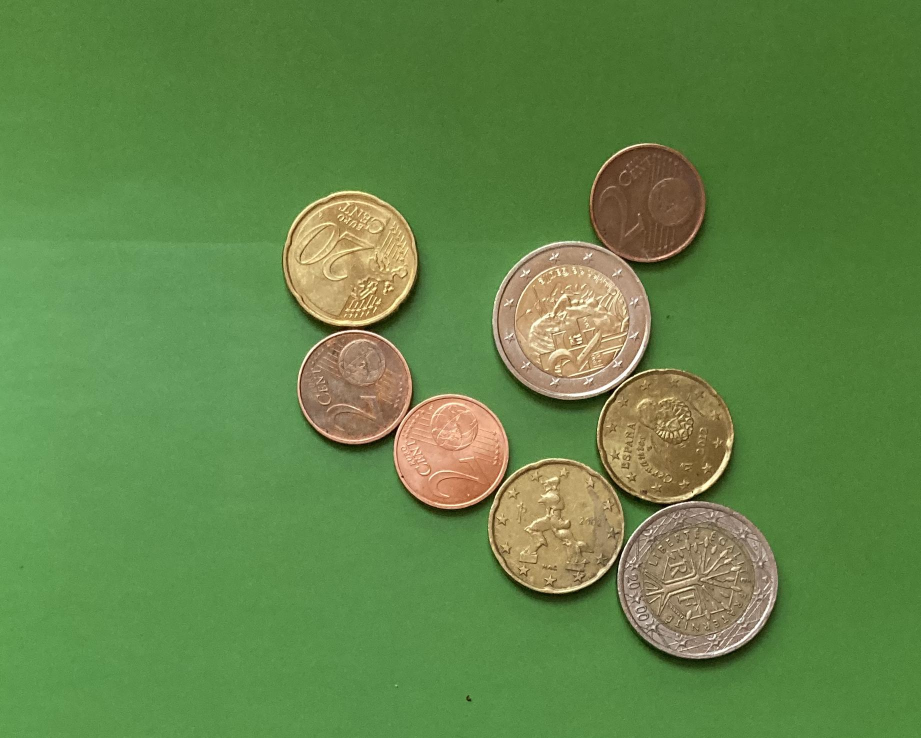
%> input picture Images/M7.jpg, 1842 x 1476 px (shown at 1/2 size)
$ octave 'Question 1.1 Calcule de la somme pour l'"'"'image M7.m'   (GNU Octave 9; MATLAB toolbox functions it lacks are replaced by stand-ins)
%> lines starting %> are read from the running program, lines starting %| are printed output that depends on the picture; in (x1, y1, x2, y2) boxes, pixels count from 0 and x2, y2 are one past the last pixel; in counts of white or black regions, pixels touching at a corner belong together; the program's own positions count from 1
clear all, close all, clc ;
pkg load image;
pkg load signal;

Ia = imread('M7.jpg');
%> Ia is the input picture: size 1476x1842x3 uint8; mean R, G, B 98.5, 133.8, 72
%étendre la dynamique

Aa = imadjust(Ia, [0.2 0.7], [0 1]);

% Normalisation des images dans le canal rouge et vert
A1=double(Aa(:,:,1));
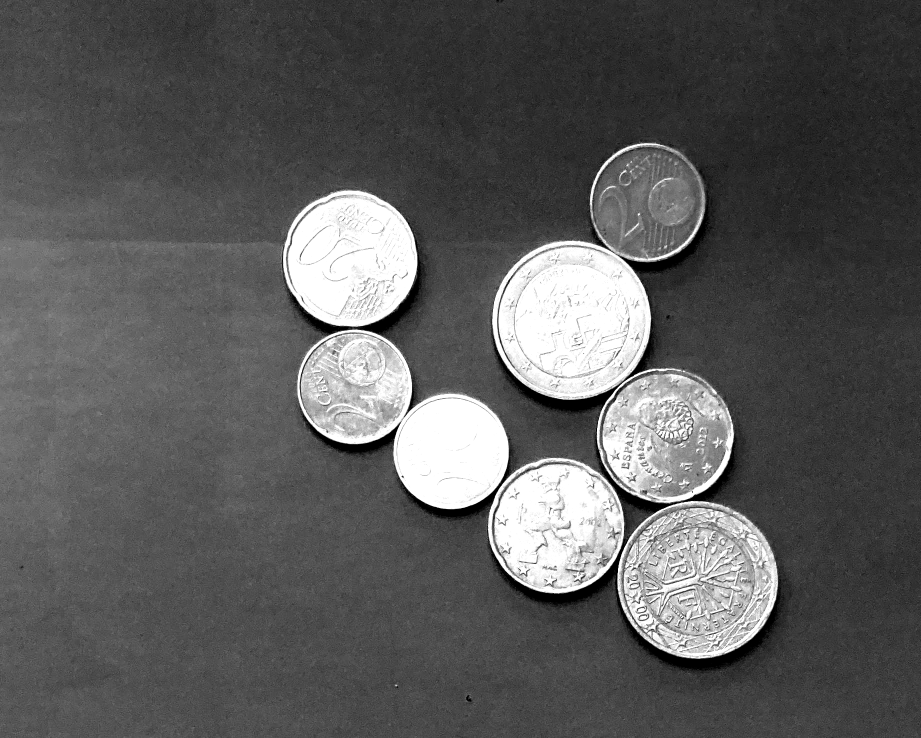
%> A1: size 1476x1842 double (shown at 1/2 size); min 0, max 255, mean 91
A2=double(Aa(:,:,2));
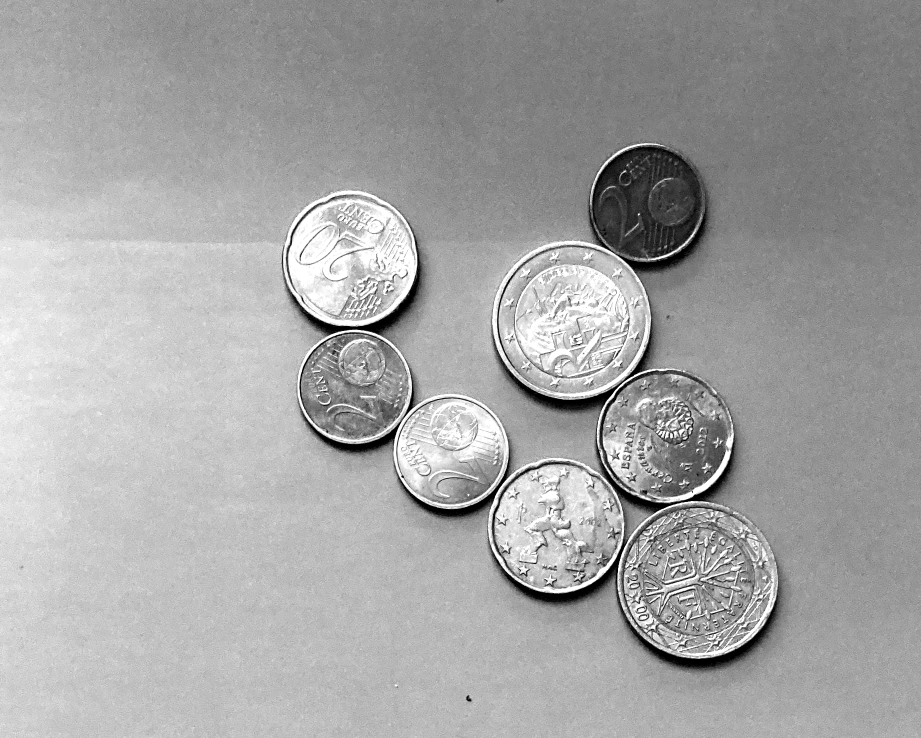
%> A2: size 1476x1842 double (shown at 1/2 size); min 0, max 255, mean 164.4
%A3=double(A(:,:,3));

A1 = A1./max(max(A1));
A2 = A2./max(max(A2));

% binarisation manuelle
%SE=strel ("diamond", 7);

Ab1 = im2bw(A1,0.6);
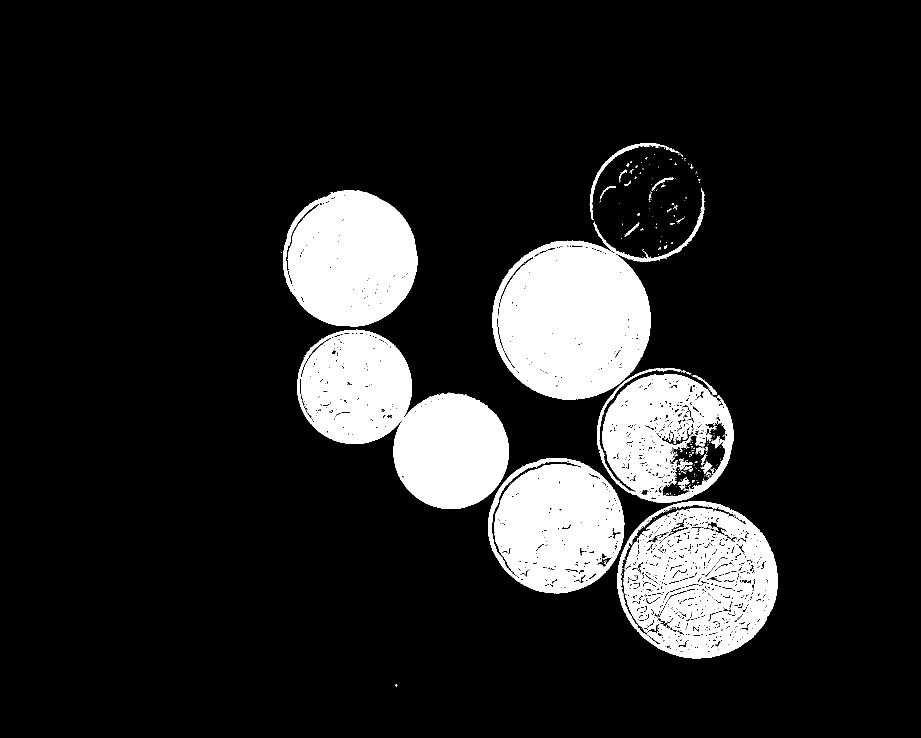
%> Ab1: size 1476x1842 logical (shown at 1/2 size); 13.9% white; 306 white regions (268 under 20 px), largest, box (x1, y1, x2, y2) and area: (595, 659, 1018, 1018) 80853, (984, 376, 1409, 799) 79097, (1235, 1002, 1556, 1317) 62949

Ab1=imfill(Ab1,'holes');
%> Ab1: size 1476x1842 logical; 15.3% white; 119 white regions (93 under 20 px), largest, box (x1, y1, x2, y2) and area: (595, 659, 1018, 1018) 83306, (984, 376, 1409, 799) 81095, (1235, 1002, 1556, 1317) 78992


Ab2 = ~im2bw(A2,0.3);
%> Ab2: size 1476x1842 logical; 3.7% white; 1720 white regions (1556 under 20 px), largest, box (x1, y1, x2, y2) and area: (1176, 290, 1419, 547) 42043, (978, 1052, 1562, 1341) 13054, (987, 623, 1308, 825) 6386
Ab2=imfill(Ab2,'holes');
%> Ab2: size 1476x1842 logical; 3.8% white; 1720 white regions (1555 under 20 px), largest, box (x1, y1, x2, y2) and area: (1176, 290, 1419, 547) 44346, (978, 1052, 1562, 1341) 13108, (987, 623, 1308, 825) 6412
SE=strel ("diamond", 3);
Ab2=imerode(Ab2,SE);
%> Ab2: size 1476x1842 logical; 2.3% white; 67 white regions (46 under 20 px), largest, box (x1, y1, x2, y2) and area: (1187, 294, 1402, 513) 36593, (1253, 1199, 1557, 1338) 4527, (1002, 1106, 1241, 1207) 3357
Ab2=imdilate(Ab2,SE);
%> Ab2: size 1476x1842 logical; 2.9% white; 36 white regions

% Labelisé Ab2 pour détecter le nombre d'objets afin de supprimer ceux qui ne sont pas circulaires
[I_lab, n] = bwlabel(Ab2, 4);
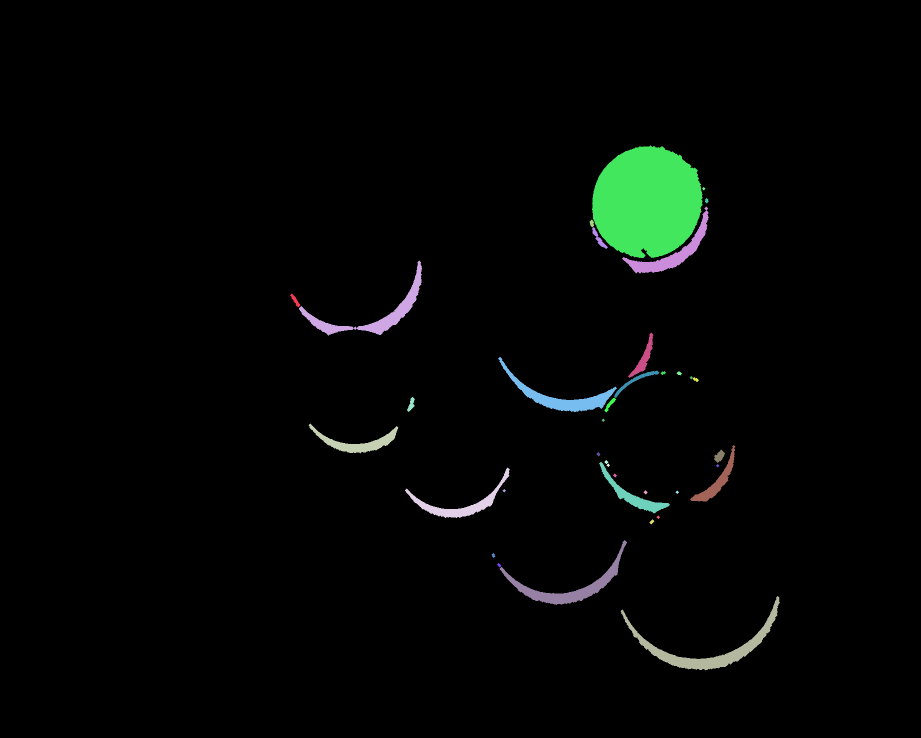
%> I_lab: size 1476x1842 double (shown at 1/2 size); 38 distinct labels, from 0 to 37; one colour per label, 0 black
%> n = 37
figure,
imagesc(Ab2),colormap(gray)
colorbar,
title(['image  Ab2 labellisée contenant ',num2str(n),' objet(s)']);
reg = regionprops(I_lab,'Area','BoundingBox');
%> reg = 37 regions; largest, box (x1, y1, x2, y2) and Area: (1184, 291, 1405, 516) 38594, (1241, 1192, 1560, 1341) 6869, (598, 521, 844, 671) 5304, (999, 1080, 1254, 1210) 5160, (996, 714, 1234, 824) 4694

aire= cat(1,reg.Area);
%> aire = 37 values, max 38594 at index 12, min 25 at index 10, mean 2154.9
boundy = cat(1,reg.BoundingBox);
%> boundy = 37 rows, first 8: [580.5 587.5 21 27; 598.5 521.5 246 150; 617.5 847.5 180 60; 810.5 935.5 210 101; 814.5 794.5 16 30; 983.5 1106.5 8 10; 994.5 1126.5 9 9; 996.5 714.5 238 110]

for i = 1:numel(reg)
    % Récupère les propriétés de la bounding box
    bbox = reg(i).BoundingBox;
    % Récupère les surfaces de l'objet
    size = reg(i).Area;
    % supprime l'objet de petite taille de l'image binaire dans le canal vert
    if size < 30000

        x = round(bbox(1));
        y = round(bbox(2));
        width = round(bbox(3));
        height = round(bbox(4));
        Ab2(y:y+height-1, x:x+width-1) = 0;
    end
end
%> this loop made 37 passes
%> (bbox, size, x, y, width, height) on passes 1, 2, 3, 4, 5, 6, 7, 8, 9, 10, 11, 13: ([580.5 587.5 21 27], 190, 581, 588, 21, 27), ([598.5 521.5 246 150], 5304, 599, 522, 246, 150), ([617.5 847.5 180 60], 2900, 618, 848, 180, 60), ([810.5 935.5 210 101], 3381, 811, 936, 210, 101), ([814.5 794.5 16 30], 227, 815, 795, 16, 30), ([983.5 1106.5 8 10], 42, 984, 1107, 8, 10), ([994.5 1126.5 9 9], 39, 995, 1127, 9, 9), ([996.5 714.5 238 110], 4694, 997, 715, 238, 110), ([999.5 1080.5 255 130], 5160, 1000, 1081, 255, 130), ([1005.5 978.5 7 7], 25, 1006, 979, 7, 7), ([1179.5 439.5 9 16], 92, 1180, 440, 9, 16), ([1184.5 454.5 32 44], 358, 1185, 455, 32, 44)
%> (bbox, size) on pass 12: ([1184.5 291.5 221 225], 38594)
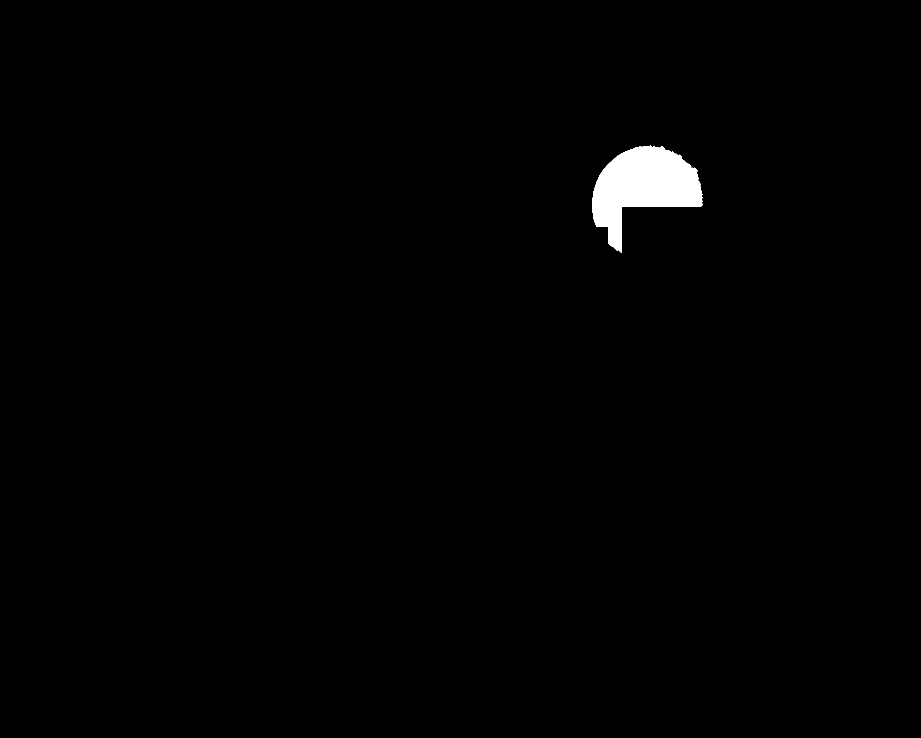
%> Ab2: size 1476x1842 logical (shown at 1/2 size); 0.91% white; 1 white region, box (x1, y1, x2, y2) and area: (1184, 291, 1405, 505) 24839
Ab2=Ab2;


%additin des images binaires du canal vert et rouge
Ab=Ab1+Ab2;
Ab=im2bw(Ab);
%> Ab: size 1476x1842 logical; 16.2% white; 58 white regions (44 under 20 px), largest, box (x1, y1, x2, y2) and area: (984, 286, 1409, 799) 107421, (595, 659, 1018, 1018) 83306, (1235, 1002, 1556, 1317) 78992

Ab=imfill(Ab,'holes');

%erosion
se=strel ("diamond", 3);
for i=1:2
 ie1=imerode(Ab,se);
 ie2=ie1;
endfor
ie=ie2;
figure,
imagesc(ie);colormap(gray);
for i=1:2
 id1=imerode(ie,se);
 id2=id1;
endfor
id=id1;

% Image labelisé contenant nombre d'objet
[L, num] = bwlabel(id, 4);
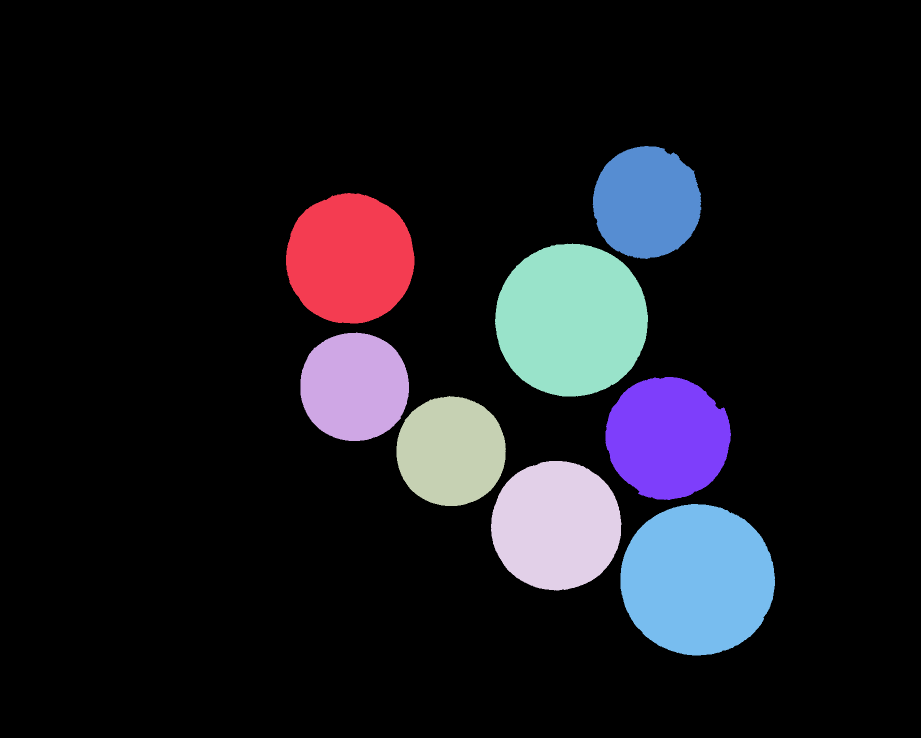
%> L: size 1476x1842 double (shown at 1/2 size); 10 distinct labels, from 0 to 9; one colour per label, 0 black
%> num = 9

figure,
imagesc(id),colormap(gray)
colorbar,
title(['image labellisee contenant ',num2str(num),' objet(s)']);
% Détection des contours
[B,L] = bwboundaries(id,4);
%> B = 9 boundaries; largest, box (x1, y1, x2, y2) and points: (990, 487, 1296, 793) 873, (1241, 1008, 1550, 1311) 872, (982, 922, 1243, 1181) 741, (572, 386, 829, 647) 739, (1211, 754, 1462, 1000) 715

title(['image labellisee contenant ',num2str(num),' objet(s)']);
hold on
% tracé un contour vert autour de chaque objet détecté
for k = 1:length(B)
   boundary = B{k};
   plot(boundary(:,2), boundary(:,1), 'r', 'LineWidth', 2)
end
%> this loop made 9 passes
%> boundary on pass 9: [342 1390; 342 1390]
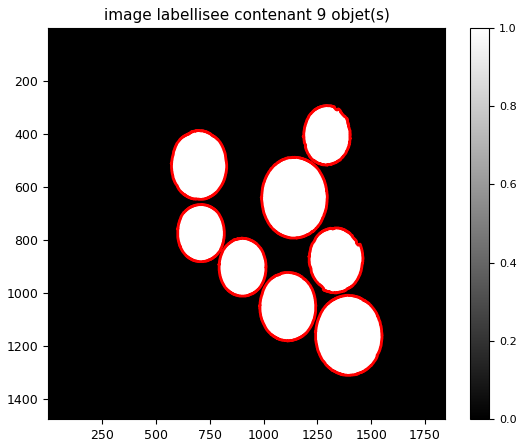
%> figure redrawn from the program's plot data

%hold off

%s = regionprops(L,'Area','Centroid','BoundingBox','Perimeter','Eccentricity');
%calcul de la somme en euro des pièces
somme=0;
for i = 1:num
    s = regionprops(L == i, 'Area','Centroid','BoundingBox','Perimeter','Eccentricity');
    aire =  cat(1,s.Area);


    % valeur de la pièce en fonction de sa surface
    if aire >30000 && aire <47000
        v = 0.02;
    elseif aire > 47000 && aire < 70000
        v = 0.2;
    elseif aire > 70000 && aire < 75000
        v = 2;
    else
        v = 0;
    end

    somme = somme + v;
end
%> this loop made 9 passes
%> (aire, v, somme) on passes 1 to 9: (52822, 0.2, 0.2), (37560, 0.02, 0.22), (38012, 0.02, 0.24), (53223, 0.2, 0.44), (73757, 2, 2.44), (38310, 0.02, 2.46), (47655, 0.2, 2.66), (73619, 2, 4.66), (1, 0, 4.66)

fprintf('La somme totale des pièces de M7 vaut %.2f euros.\n', somme);
%| La somme totale des pièces de M7 vaut 4.66 euros.
figure,
imagesc(Ia);colormap(gray)
title(['Image M7 contient ',num2str(somme),' €']);

$ run again, with Images/M1.jpg copied over Images/M7.jpg
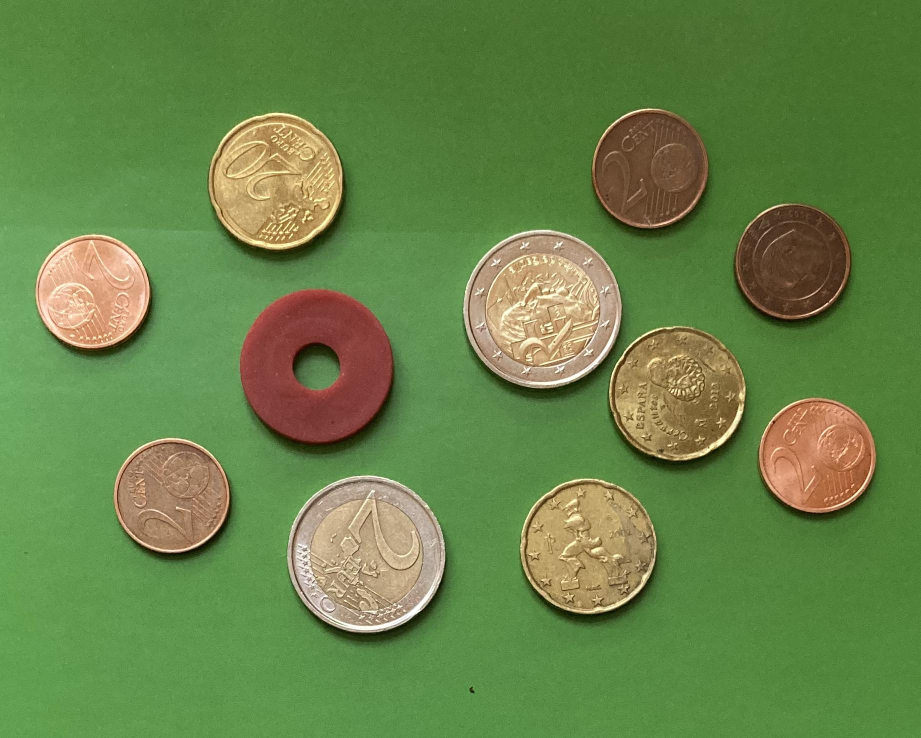
%> input picture Images/M1.jpg, 1842 x 1476 px (shown at 1/2 size)
%> Ia is the input picture: size 1476x1842x3 uint8; mean R, G, B 103.7, 132.3, 72.3
%> I_lab: size 1476x1842 double; 37 distinct labels, from 0 to 36
%> n = 36
%> reg = 36 regions; largest, box (x1, y1, x2, y2) and Area: (480, 580, 793, 912) 80743, (1184, 223, 1411, 448) 39000, (1475, 410, 1705, 632) 38963, (937, 645, 1247, 801) 7162, (441, 349, 696, 526) 7048
%> `aire= cat(1,reg.Area);`: aire = 36 values, max 80743 at index 4, min 25 at index 6, mean 6025.2
%> boundy = 36 rows, first 8: [105.5 587.5 203 128; 263.5 997.5 203 127; 441.5 349.5 255 177; 480.5 580.5 313 332; 610.5 1126.5 286 162; 934.5 681.5 7 7; 937.5 645.5 310 156; 939.5 1377.5 9 9]
%> the loop `for i = 1:numel(reg)` made 36 passes
%> (bbox, size, x, y, width, height) on passes 1, 2, 3, 5, 6, 7, 8, 9: ([105.5 587.5 203 128], 4152, 106, 588, 203, 128), ([263.5 997.5 203 127], 3840, 264, 998, 203, 127), ([441.5 349.5 255 177], 7048, 442, 350, 255, 177), ([610.5 1126.5 286 162], 6311, 611, 1127, 286, 162), ([934.5 681.5 7 7], 25, 935, 682, 7, 7), ([937.5 645.5 310 156], 7162, 938, 646, 310, 156), ([939.5 1377.5 9 9], 43, 940, 1378, 9, 9), ([1052.5 1117.5 266 133], 5441, 1053, 1118, 266, 133)
%> after the loop `for i = 1:numel(reg)`:
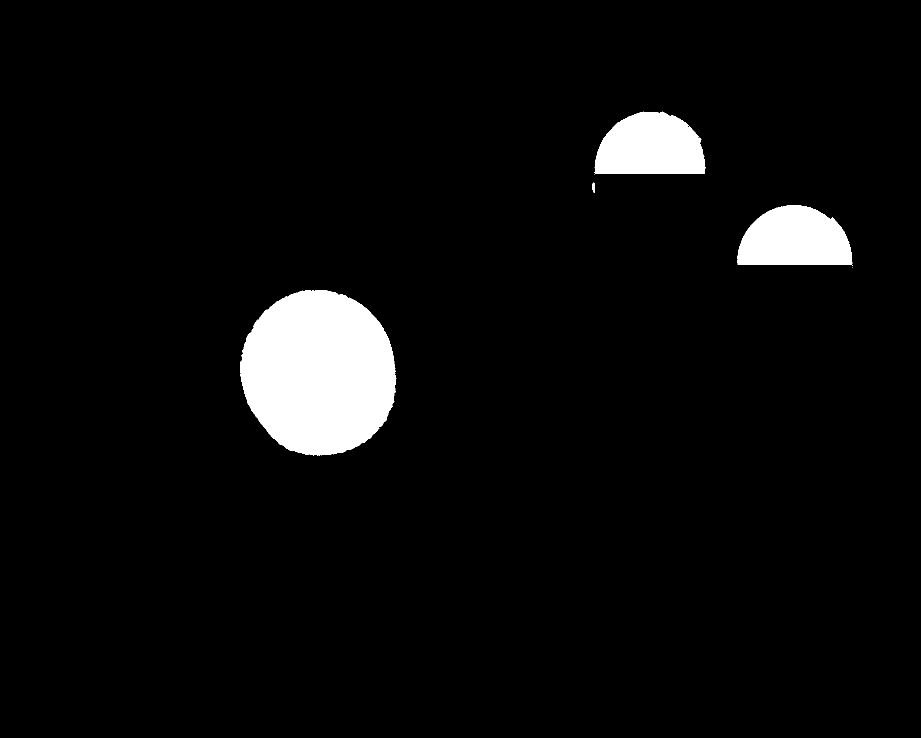
%> Ab2: size 1476x1842 logical (shown at 1/2 size); 4.6% white; 6 white regions (2 under 20 px), largest, box (x1, y1, x2, y2) and area: (480, 580, 793, 912) 80743, (1189, 223, 1411, 347) 22025, (1475, 410, 1705, 532) 21803, (1184, 365, 1189, 386) 76
%> L: size 1476x1842 double; 12 distinct labels, from 0 to 11
%> num = 11
%> B = 11 boundaries; largest, box (x1, y1, x2, y2) and points: (483, 582, 787, 906) 895, (932, 464, 1238, 771) 873, (580, 956, 885, 1259) 868, (423, 231, 679, 493) 742, (1224, 657, 1485, 915) 742
%> the loop `for k = 1:length(B)` made 11 passes
%> after the loop `for k = 1:length(B)`:
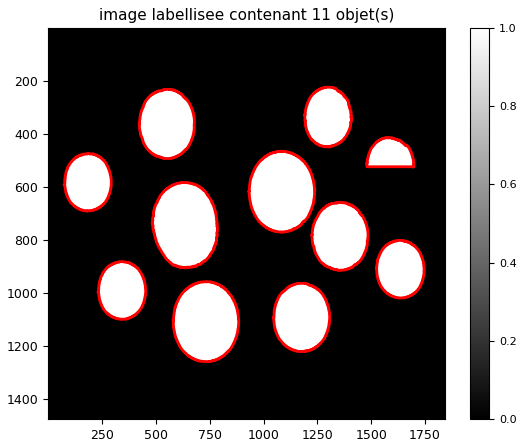
%> figure redrawn from the program's plot data
%> the loop `for i = 1:num` made 11 passes
%> (aire, v, somme) on passes 1 to 8: (37409, 0.02, 0.02), (37979, 0.02, 0.04), (53073, 0.2, 0.24), (76779, 0, 0.24), (72822, 2, 2.24), (73433, 2, 4.24), (53278, 0.2, 4.44), (38549, 0.02, 4.46)
%| La somme totale des pièces de M7 vaut 4.68 euros.
